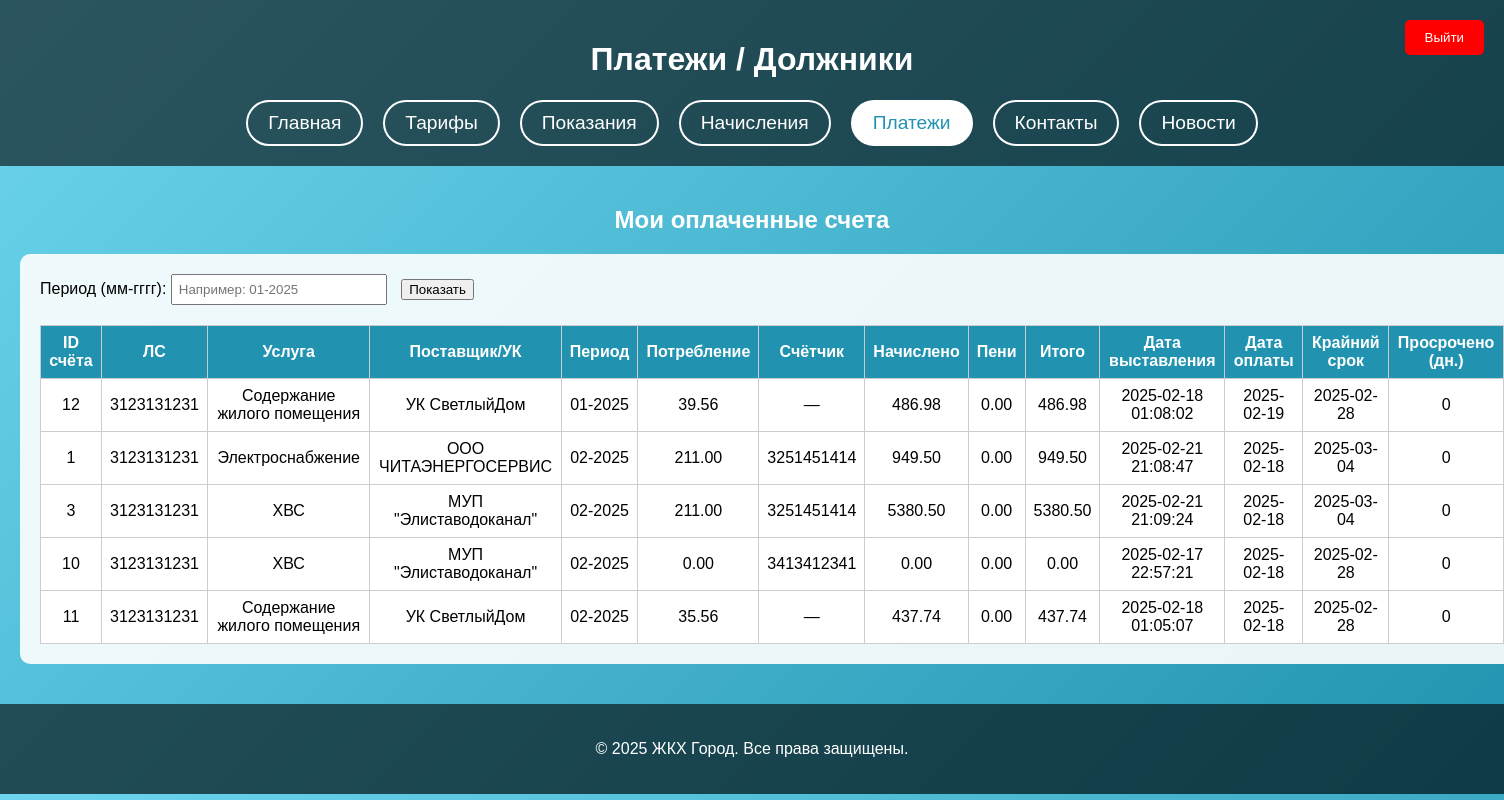
Page /payments.php (signed in) on the committed database.
### tables this page shows
CREATE TABLE bills (
    bill_id INT AUTO_INCREMENT PRIMARY KEY,
    tariff_id INT NOT NULL,    
    consumption NUMERIC(10,2),
    receiving_date TIMESTAMP NOT NULL DEFAULT CURRENT_TIMESTAMP,   
    payment_date DATE DEFAULT NULL,                                
    deadline_date DATE NOT NULL,                                   
    user_id INT NOT NULL,                                          
    meter_id INT,                                                  
    last_update TIMESTAMP NULL DEFAULT NULL,
    cost NUMERIC(12,2),
    penalty NUMERIC(12,2),
    total_amount NUMERIC(12,2),
    billing_period VARCHAR(10),                                    
    CONSTRAINT fk_bills_tariffs
        FOREIGN KEY (tariff_id)
        REFERENCES tariffs(tariff_id)
        ON UPDATE CASCADE,
    CONSTRAINT fk_bills_users
        FOREIGN KEY (user_id)
        REFERENCES users(user_id)
        ON UPDATE CASCADE,
    CONSTRAINT fk_bills_meter
        FOREIGN KEY (meter_id)
        REFERENCES meter(meter_id)
        ON UPDATE CASCADE
);

CREATE TABLE users (
    user_id INT AUTO_INCREMENT PRIMARY KEY,
    fullname VARCHAR(150)  NOT NULL,        
    login VARCHAR(20) NOT NULL UNIQUE,      
    password VARCHAR(15) NOT NULL,          
    date_of_birth DATE NOT NULL,            
    phone VARCHAR(11) NOT NULL,             
    email VARCHAR(30) NOT NULL,
    passport_series CHAR(4) NOT NULL,       
    passport_number CHAR(6) NOT NULL UNIQUE,   
    account_number VARCHAR(20) NOT NULL UNIQUE,  
    account_balance NUMERIC(20,2) DEFAULT 0,     
    INN CHAR(12) NOT NULL UNIQUE,                
    address_id INT NOT NULL,
    CONSTRAINT fk_users_address
        FOREIGN KEY (address_id)
        REFERENCES address(address_id) 
        ON UPDATE CASCADE
);

CREATE TABLE tariffs (
    tariff_id INT AUTO_INCREMENT PRIMARY KEY,
    service_type ENUM('ХВС', 'ГВС', 'Электроснабжение', 'Отопление', 'Газ', 'Вывоз мусора', 'Фонд капитального ремонта', 'Содержание жилого помещения') NOT NULL,
    price NUMERIC(10,2) NOT NULL,          
    measurement_unit VARCHAR(20),
    resource_supplier_id INT,
    management_company_id INT,
    normative DECIMAL(10,2) NULL,
    CONSTRAINT fk_tariffs_resource_supplier
        FOREIGN KEY (resource_supplier_id)
        REFERENCES resource_supplier(resource_supplier_id)
        ON UPDATE CASCADE
        ON DELETE CASCADE,
    CONSTRAINT fk_tariffs_management_company
        FOREIGN KEY (management_company_id)
        REFERENCES management_company(management_company_id)
        ON UPDATE CASCADE
        ON DELETE CASCADE
);

CREATE TABLE meter (
    meter_id INT AUTO_INCREMENT PRIMARY KEY,
    meter_serial_number VARCHAR(10) NOT NULL UNIQUE,
    resource_type ENUM('ХВС', 'ГВС', 'Электричество', 'Отопление', 'Газ') NOT NULL,
    installation_date DATE NOT NULL,
    last_check DATE NOT NULL,
    address_id INT NOT NULL,
    resource_supplier_id INT NOT NULL,
    meter_type ENUM('общедомовой', 'индивидуальный') NOT NULL,
    is_deleted TINYINT(1) NOT NULL DEFAULT 0,
    CONSTRAINT fk_meter_address
        FOREIGN KEY (address_id)
        REFERENCES address(address_id)
        ON UPDATE CASCADE,
    CONSTRAINT fk_meter_resource_supplier
        FOREIGN KEY (resource_supplier_id)
        REFERENCES resource_supplier(resource_supplier_id)
        ON UPDATE CASCADE
);

### payments.php (the view, shortened to what this page needs)
<?php
$conn = new mysqli('localhost:3306', 'root', 'Vk280205+', 'jkh1');
$current_user_id = $_SESSION['user_id'];
$stmt_check_mc = $conn->prepare("
    SELECT management_company_id
    FROM management_company
    WHERE management_company_id=?
");
$stmt_check_mc->bind_param("i", $current_user_id);
$stmt_check_mc->execute();
$stmt_check_mc->store_result();
$is_management_company = ($stmt_check_mc->num_rows>0);
?>
<!DOCTYPE html>
<html lang="ru">
<head>
</head>
<body>
<header>
    <h1>Платежи / Должники</h1>
    <form method="POST">
        <button type="submit" name="logout" class="logout-btn">Выйти</button>
    </form>
    <nav>
        <a href="admin.php">Главная</a>
        <a href="tariffs.php">Тарифы</a>
        <a href="pokazaniya.php">Показания</a>
        <a href="bills.php">Начисления</a>
        <a href="payments.php" class="active">Платежи</a>
        <a href="contact.php">Контакты</a>
        <a href="news.php">Новости</a>
    </nav>
</header>
<section class="content">
<?php if (!$is_management_company): ?>
  <h2>Мои оплаченные счета</h2>
  <div class="container">
    <form method="GET" class="filter-form" style="text-align:left;">
      <label>Период (мм-гггг):</label>
      <input type="text" name="billing_period"
             placeholder="Например: 01-2025"
             value="<?php echo isset($_GET['billing_period']) ? htmlspecialchars($_GET['billing_period']) : ''; ?>">
      <button type="submit">Показать</button>
    </form>
    <?php
    $user_period = isset($_GET['billing_period']) ? trim($_GET['billing_period']) : "";
    $sql_u = "
      SELECT
        b.bill_id,
        t.service_type,
        b.billing_period,
        b.consumption,
        b.cost,
        b.penalty,
        b.total_amount,
        b.payment_date,
        b.deadline_date,
        b.receiving_date,
        m.meter_serial_number,
        COALESCE(rs.resource_supplier_name, mc.management_company_name) AS provider_name,
        -- (1) account_number
        u.account_number,
        -- (5) days overdue = если payment_date>deadline => DATEDIFF(payment_date, deadline), иначе 0
        CASE
          WHEN b.payment_date> b.deadline_date THEN DATEDIFF(b.payment_date, b.deadline_date)
          ELSE 0
        END AS overdue_days
      FROM bills b
      JOIN tariffs t ON b.tariff_id=t.tariff_id
      LEFT JOIN meter m ON b.meter_id=m.meter_id
      LEFT JOIN resource_supplier rs ON t.resource_supplier_id=rs.resource_supplier_id
      LEFT JOIN management_company mc ON t.management_company_id=mc.management_company_id
      JOIN users u ON b.user_id=u.user_id
      WHERE b.user_id=?
        AND b.payment_date IS NOT NULL
    ";
    $bt = "i";
    $vals = [$_SESSION['user_id']];
    $sql_u.=" ORDER BY b.payment_date DESC";
    $stmt_u = $conn->prepare($sql_u);
    $stmt_u->bind_param($bt, ...$vals);
    $stmt_u->execute();
    $r_u = $stmt_u->get_result();
    $paid_bills = [];
    while($rw=$r_u->fetch_assoc()){
      $paid_bills[]=$rw;
    }
    if($paid_bills): ?>
      <table>
        <thead>
          <tr>
            <th>ID счёта</th>
            <th>ЛС</th>
            <th>Услуга</th>
            <th>Поставщик/УК</th>
            <th>Период</th>
            <th>Потребление</th>
            <th>Счётчик</th>
            <th>Начислено</th>
            <th>Пени</th>
            <th>Итого</th>
            <th>Дата выставления</th>
            <th>Дата оплаты</th>
            <th>Крайний срок</th>
            <th>Просрочено (дн.)</th>
          </tr>
        </thead>
        <tbody>
          <?php foreach($paid_bills as $pb): ?>
            <tr>
              <td><?php echo $pb['bill_id'];?></td>
              <td><?php echo htmlspecialchars($pb['account_number']);?></td>
              <td><?php echo htmlspecialchars($pb['service_type']);?></td>
              <td><?php echo htmlspecialchars($pb['provider_name']);?></td>
              <td><?php echo htmlspecialchars($pb['billing_period']);?></td>
              <td><?php echo htmlspecialchars($pb['consumption']);?></td>
              <td><?php echo ($pb['meter_serial_number'] ?: '—');?></td>
              <td><?php echo htmlspecialchars($pb['cost']);?></td>
              <td><?php echo htmlspecialchars($pb['penalty']);?></td>
              <td><?php echo htmlspecialchars($pb['total_amount']);?></td>
              <td><?php echo htmlspecialchars($pb['receiving_date']);?></td>
              <td><?php echo htmlspecialchars($pb['payment_date']);?></td>
              <td><?php echo htmlspecialchars($pb['deadline_date']);?></td>
              <td><?php echo (int)$pb['overdue_days'];?></td>
            </tr>
          <?php endforeach;?>
        </tbody>
      </table>
    <?php else: ?>
      <p>У вас нет оплаченных счетов<?php echo ($user_period)?" за период $user_period":"";?>.</p>
    <?php endif; ?>
  </div>
<?php endif; ?>
</section>
<footer>
    <p>&copy; 2025 ЖКХ Город. Все права защищены.</p>
</footer>
</body>
</html>

### payments.php (style rules this page uses)
body { font-family: Arial,sans-serif; background: linear-gradient(135deg,#6dd5ed,#2193b0); color:#fff; margin:0; padding:0; }
header, footer { text-align:center; background:rgba(0,0,0,0.6); padding:20px; }
nav { display:flex; justify-content:center; gap:20px; margin-top:15px; }
nav a { color:#fff; text-decoration:none; font-size:1.2em; padding:10px 20px; border:2px solid #fff; border-radius:25px; transition:0.3s; }
nav a:hover, nav a.active { background:#fff; color:#2193b0; }
.logout-btn { position:absolute; top:20px; right:20px; background:red; color:#fff; border:none; padding:10px 20px; border-radius:5px; cursor:pointer; }
.content { padding:20px; text-align:center; }
.container { background:rgba(255,255,255,0.9); color:#000; padding:20px; margin:20px auto; border-radius:10px; max-width:1500px; width:100%; }
table { width:100%; border-collapse:collapse; margin-top:15px; overflow-x:auto; }
th, td { border:1px solid #ccc; padding:8px; background:#fff; color:#000; }
th { background:#2193b0; color:#fff; }
.filter-form { margin-bottom:20px; }
.filter-form input[type='text'] { width:200px; padding:6px; margin-right:10px; }

### rows in the picture
bills: bill_id "12", user.account_number "3123131231", tariff.service_type "Содержание жилого помещения", provider_name "УК СветлыйДом", billing_period "01-2025", consumption "39.56", meter_serial_number "—", cost "486.98", penalty "0.00", total_amount "486.98", receiving_date "2025-02-18 01:08:02", payment_date "2025-02-19", deadline_date "2025-02-28", overdue_days "0"
bills: bill_id "1", user.account_number "3123131231", tariff.service_type "Электроснабжение", provider_name "ООО ЧИТАЭНЕРГОСЕРВИС", billing_period "02-2025", consumption "211.00", meter.meter_serial_number "3251451414", cost "949.50", penalty "0.00", total_amount "949.50", receiving_date "2025-02-21 21:08:47", payment_date "2025-02-18", deadline_date "2025-03-04", overdue_days "0"
bills: bill_id "3", user.account_number "3123131231", tariff.service_type "ХВС", provider_name "МУП \"Элиставодоканал\"", billing_period "02-2025", consumption "211.00", meter.meter_serial_number "3251451414", cost "5380.50", penalty "0.00", total_amount "5380.50", receiving_date "2025-02-21 21:09:24", payment_date "2025-02-18", deadline_date "2025-03-04", overdue_days "0"
bills: bill_id "10", user.account_number "3123131231", tariff.service_type "ХВС", provider_name "МУП \"Элиставодоканал\"", billing_period "02-2025", consumption "0.00", meter.meter_serial_number "3413412341", cost "0.00", penalty "0.00", total_amount "0.00", receiving_date "2025-02-17 22:57:21", payment_date "2025-02-18", deadline_date "2025-02-28", overdue_days "0"
bills: bill_id "11", user.account_number "3123131231", tariff.service_type "Содержание жилого помещения", provider_name "УК СветлыйДом", billing_period "02-2025", consumption "35.56", meter_serial_number "—", cost "437.74", penalty "0.00", total_amount "437.74", receiving_date "2025-02-18 01:05:07", payment_date "2025-02-18", deadline_date "2025-02-28", overdue_days "0"
